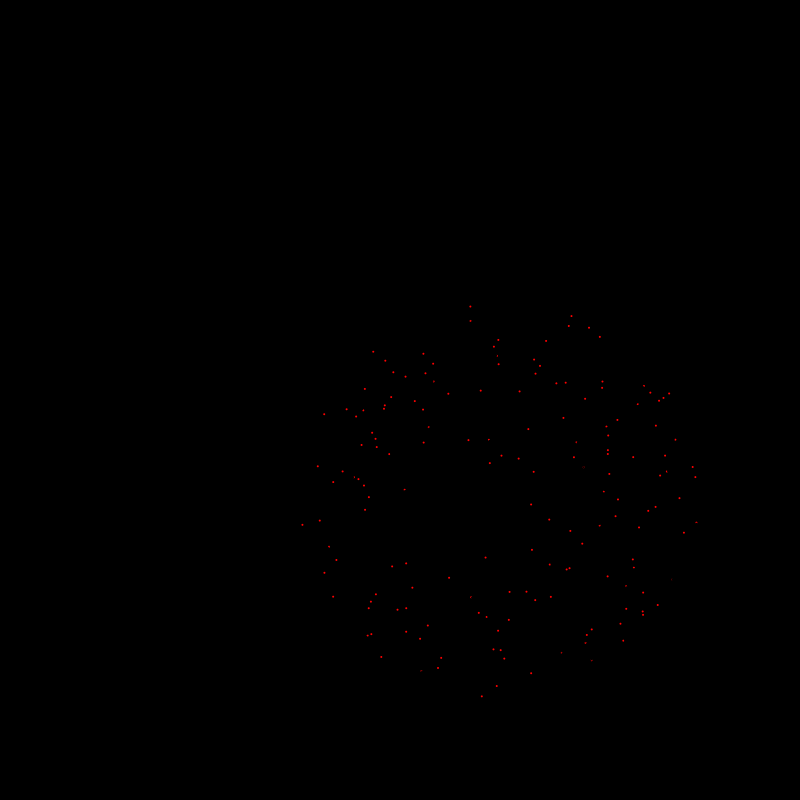
Frame 1 (no input)
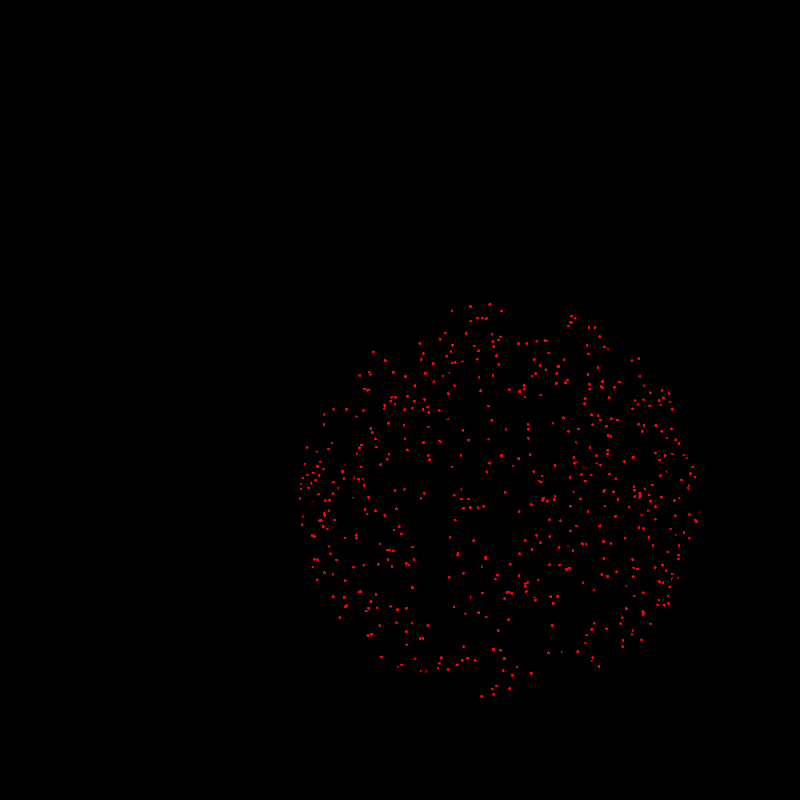
Frame 60 (the mouse pressed at the canvas centre just before this capture)
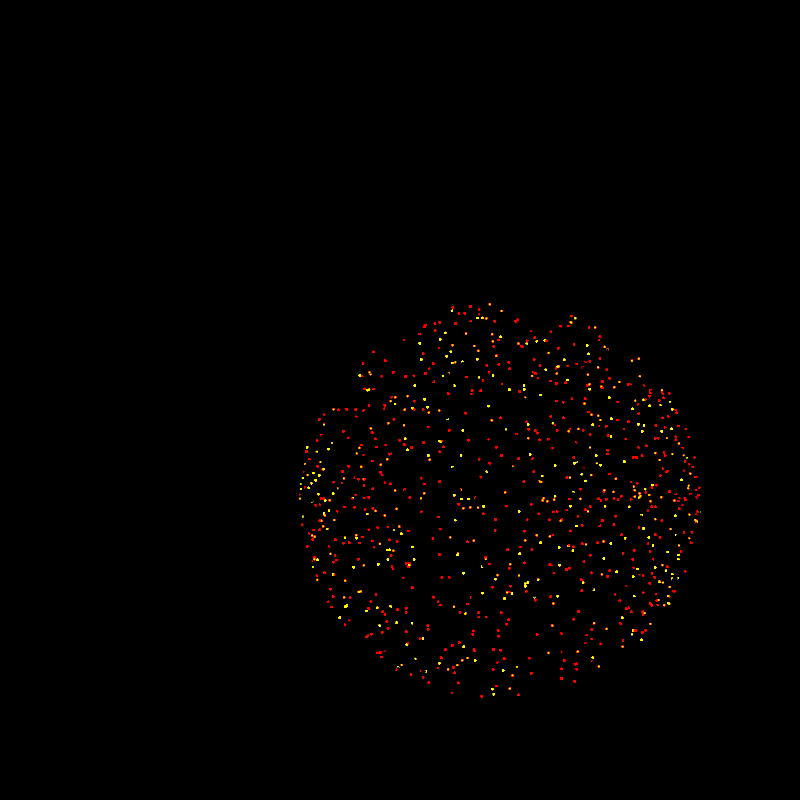
Frame 120 (the mouse held since frame 60 and released just before this capture)

The Processing sketch that drew these frames (run headless with seeded random() and noise(); from frame 60 on, the mouse is pressed at the canvas centre):

// Processing sketch: processing_173467
// ── processing_173467.pde

int t = 0;
IssueSpot[] is = new IssueSpot[4000];
int diameter = 2;
boolean isPlay = false;
float r = 200;
float cx = 500;
float cy = 500;
 
void setup(){
  size(800, 800);
  //int h = diameter * is.length * 2;
  //size(700, h);
  background(0);
  frameRate(50);
   
  // setup for Issue Spot
  String[] statusNames = {"Not Exists", "New", "In Progress", "Solved", "Closed"};
  int[]    updateTimes1  = {0,   1, 250, 300, 500};
  int[]    updateTimes2  = {0,  50, 100, 300, 400};
  int[]    updateTimes3  = {0, 150, 200, 400, 600};
  int[]    updateTimes4  = {0, 250, 350, 480, 580};
  int[]    updateTimes5  = {0, 300, 450, 500, 580};
  int[]    updateTimes6  = {0, 150, 360, 420, 480};
  int[]    updateTimes7  = {0,  80, 300, 360, 450};
  int[]    updateTimes8  = {0, 130, 230, 390, 490}; 
  int[]    updateTimes9  = {0, 400, 490, 560, 620};
  int[]    updateTimes10 = {0, 290, 520, 630, 690};
  int[]    updateTimes11 = {0,  40, 120, 450, 510};
  int[]    updateTimes12 = {0, 250, 320, 390, 430};
  int[]    updateTimes13 = {0, 150, 200, 290, 340};
  int[]    updateTimes14 = {0, 250, 290, 320, 390};
  int[]    updateTimes15 = {0, 300, 450, 500, 580};
  int[]    updateTimes16 = {0, 150, 360, 420, 480};
  int[]    updateTimes17 = {0,  80, 300, 360, 450};
  int[]    updateTimes18 = {0, 130, 230, 390, 490}; 
  int[]    updateTimes19 = {0, 400, 490, 560, 620};
  int[]    updateTimes20 = {0, 290, 520, 630, 690};
  int[]    updateTimes21 = {0, 240, 390, 450, 510};
   
  int[][] updateTimes = {updateTimes1, updateTimes2, updateTimes3, updateTimes4, updateTimes5, updateTimes6,
                         updateTimes7, updateTimes8, updateTimes9, updateTimes10, updateTimes11, updateTimes12,
                         updateTimes13, updateTimes14, updateTimes15, updateTimes16, updateTimes17, updateTimes18,
                         updateTimes19, updateTimes20, updateTimes21};

  for(int i = 0; i < is.length; i++){
    int tmp = int(random(21));
    is[i] = new IssueSpot(i+1, updateTimes[tmp], statusNames);
  }
  isPlay = true;
}
 
void draw(){
  t += 1;
  // draw IssueSpot
  noStroke();
  for(int i = 0; i < is.length; i++){
    //is[i].move();
    is[i].update(t);
  }
}
 
void mouseClicked() {
  if (isPlay == true) {
    noLoop();
    isPlay = false;
  } else {
    loop();
    isPlay = true;
  }
}
class IssueSpot {
  int issueId;
  float x;
  float y;
  int[] statusUpdateHistory;
  String[] statusNameHistory;
  int idAssignedTo;
   
  IssueSpot(int _id, int[] _updateTimeHistory, String[] _statusHistory) {
    issueId = _id;
    x = xInCircle(cx, r);
    y = yInCircle(x, cx, cy, r);
    statusUpdateHistory = _updateTimeHistory;
    statusNameHistory = _statusHistory;
  }
  
  float xInCircle(float _centerX, float _radius){
    return random(_centerX - _radius, _centerX + _radius);
  }
  
  float yInCircle(float _x, float _centerX, float _centerY, float _radius){
    return _centerY + oneOrMinusOne() * random(root(pow(_radius,2) - pow(_x - _centerX, 2))); 
  }
  
  float oneOrMinusOne(){
    return pow(-1,int(random(2)));
  }
  
  float root(float _x){
    return pow(_x, 0.5);
  }
   
  void move(){
    x += diameter / 2;
  }
   
  void update(int t){
    int statusIndex = currentStatusIndex(t);
    String currentStatus = statusNameHistory[statusIndex];
    int statusColorHex = statusColor(currentStatus);
    fill(statusColorHex);
    ellipse(x, y, diameter, diameter);
  }
   
  int currentStatusIndex(int t){
    int sIdx = 0;
    for(int i = 0; i < statusUpdateHistory.length; i++){
      if (t >= statusUpdateHistory[i]) sIdx = i;
    }
    return sIdx;
  }
 
  int statusColor(String statusName){
    int hexColor;
    if      (statusName.equals("New"))         hexColor = #ff0000; // Red
    else if (statusName.equals("In Progress")) hexColor = #ffff00; // Yellow
    else if (statusName.equals("Solved"))      hexColor = #80ff00; // Green
    else if (statusName.equals("Closed"))      hexColor = #0000ff; // Blue
    else if (statusName.equals("Not Exists"))  hexColor = #000000; // Black
    else                                       hexColor = #ff00ff; // Purple
    return hexColor;
  }
}
